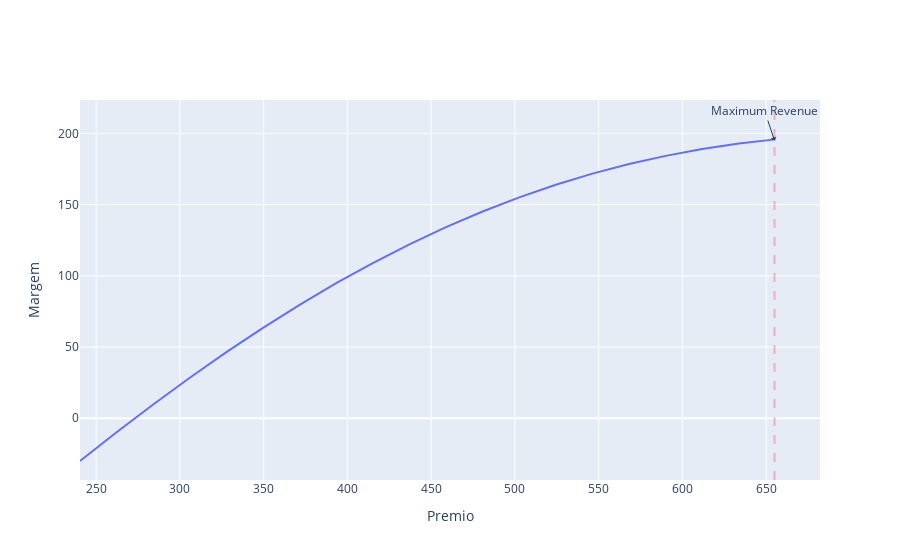

Write notebook code for a chart like this one.
### Code cell
max_val = df_resultado.loc[(df_resultado['margem'] == df_resultado['margem'].max())]
print(max_val)

import plotly.graph_objects as go

fig_PriceVsRevenue = go.Figure()

fig_PriceVsRevenue.add_trace(go.Scatter(

x=df_resultado['premio'], y=df_resultado['margem']))

fig_PriceVsRevenue.add_annotation(x=int(max_val['premio']), y=int(max_val['margem']),

 text="Maximum Revenue",

 showarrow=True,

 arrowhead=1)

fig_PriceVsRevenue.update_layout(

 showlegend=False,

 xaxis_title="Premio",

 yaxis_title="Margem")

fig_PriceVsRevenue.add_vline(x=int(max_val['premio']), line_width=2, line_dash="dash", line_color="red", opacity=0.25)

### Figure 1 — Plotly figure (JSON) as saved in the notebook; plotly's stock layout.template omitted (floating-point values rounded to 4 significant figures)
{"data": [{"type": "scatter", "x": [655.6, 633.7, 611.8, 590.0, 568.1, 546.3, 524.4, 502.6, 480.7, 458.9, 437.0, 415.2, 393.3, 371.5, 349.6, 327.8, 305.9, 284.1, 262.2, 240.4], "y": [195.8, 192.8, 189.0, 184.2, 178.5, 171.7, 163.9, 155.1, 145.2, 134.2, 122.1, 109.0, 94.79, 79.6, 63.44, 46.35, 28.39, 9.625, -9.879, -30.05]}], "layout": {"annotations": [{"arrowhead": 1, "showarrow": true, "text": "Maximum Revenue", "x": 655, "y": 195}], "shapes": [{"line": {"color": "red", "dash": "dash", "width": 2}, "opacity": 0.25, "type": "line", "x0": 655, "x1": 655, "xref": "x", "y0": 0, "y1": 1, "yref": "y domain"}], "showlegend": false, "xaxis": {"title": {"text": "Premio"}}, "yaxis": {"title": {"text": "Margem"}}}}
